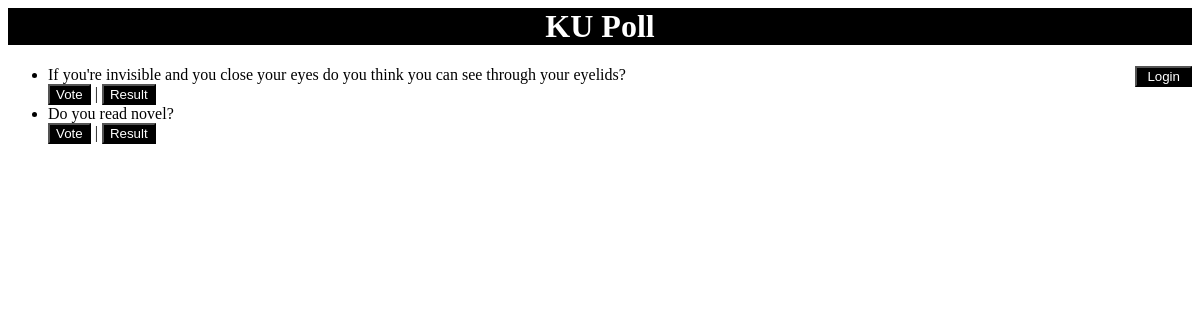
Before: /polls/ with the older database file.
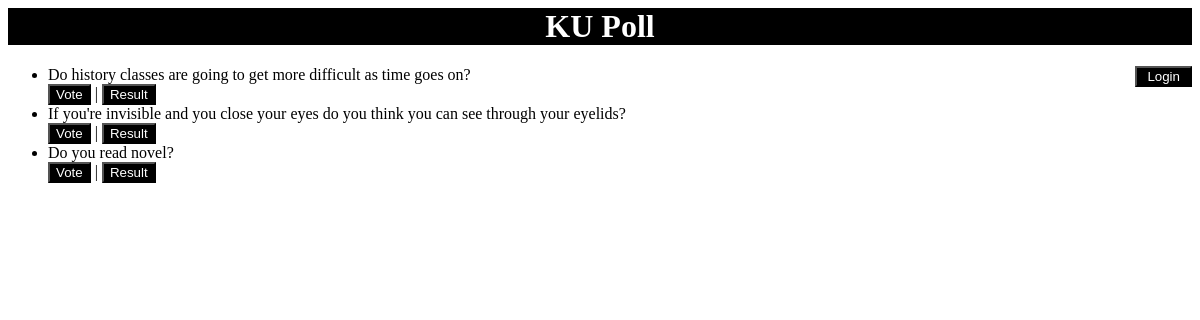
After: the same page with the newer database file.
### polls/models.py (models this page shows, shortened)
class Question(models.Model):
    question_text = models.CharField(max_length=200)
    pub_date = models.DateTimeField('date published')
    end_date = models.DateTimeField('date expired', null=True, default=None, blank=True)

### polls/views.py (the view)
# urls.py: path('', views.IndexView.as_view(), name='index'),
class IndexView(generic.ListView):
    template_name = 'polls/index.html'
    context_object_name = 'latest_question_list'
    def get_queryset(self):
        return Question.objects.filter(
            pub_date__lte=timezone.now()
        ).order_by('-pub_date')[:5]

### polls/templates/polls/index.html (shortened to what this page needs)
{% load static %}
<link rel="stylesheet" href="{% static 'polls/style.css' %}">
<h1>KU Poll</h1>
{% if user.is_authenticated %}
    Hello! {{ user.username }}
    <a href="{% url 'logout'%}?next={{request.path}}"><button class="buttonlog" type="button">Logout</button></a>
    {% else %}
    <a href="{% url 'login'%}?next={{request.path}}"><button class="buttonlog" type="button">Login</button></a>
    {% endif %}
{% if latest_question_list %}
    <ul>
    {% for question in latest_question_list %}
        <li>{{ question.question_text }} <br>
            <a href="{% url 'polls:detail' question.id %}"><button type="button">Vote</button></a> | <a href="{% url 'polls:results' question.id %}"><button type="button">Result</button></a>
        </li>
    {% endfor %}
    </ul>
{% else %}
    <p>No polls are available.</p>
{% endif %}

Changed rows visible on the page:
added Question: question_text "Do history classes are going to get more difficult as time goes on?"
